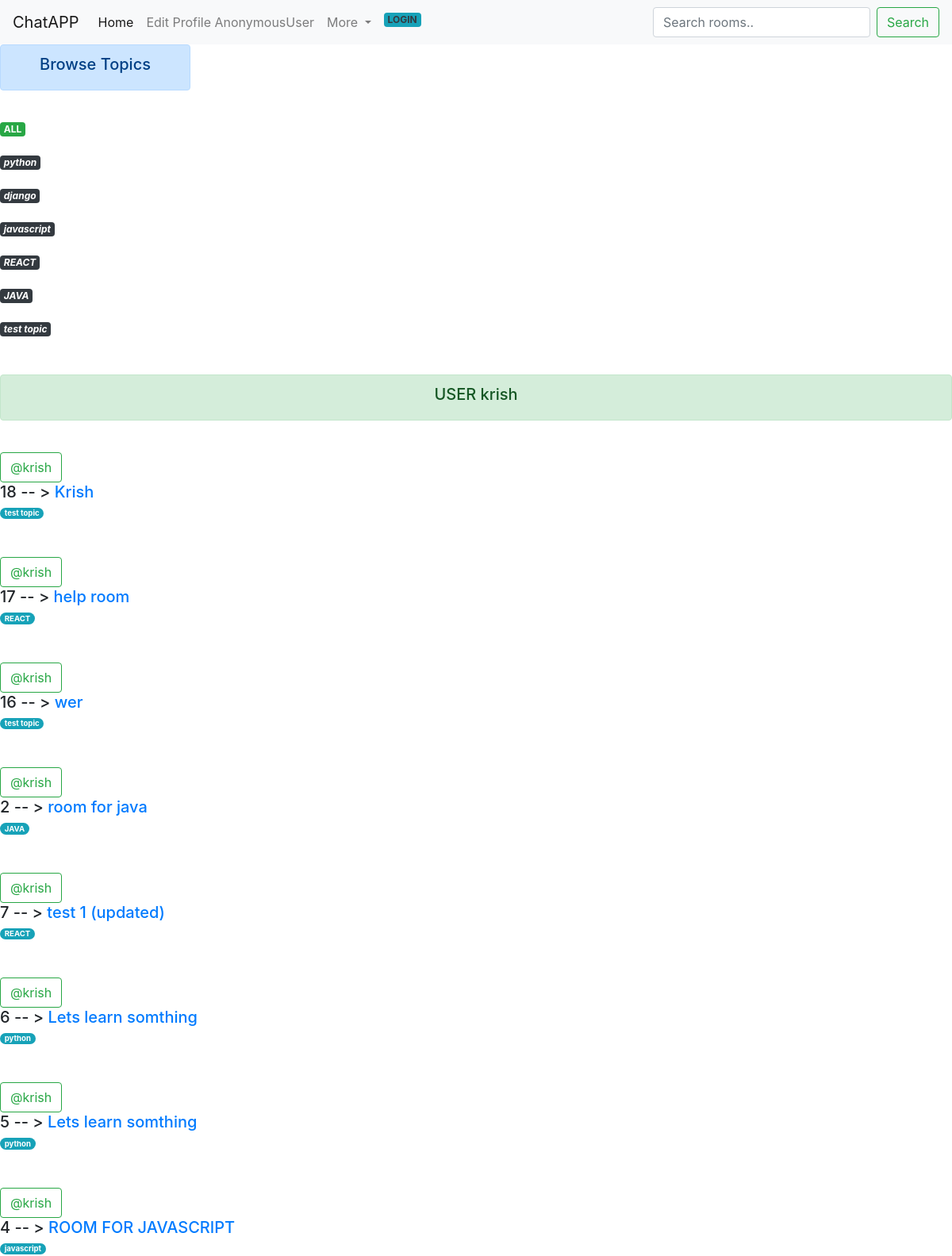
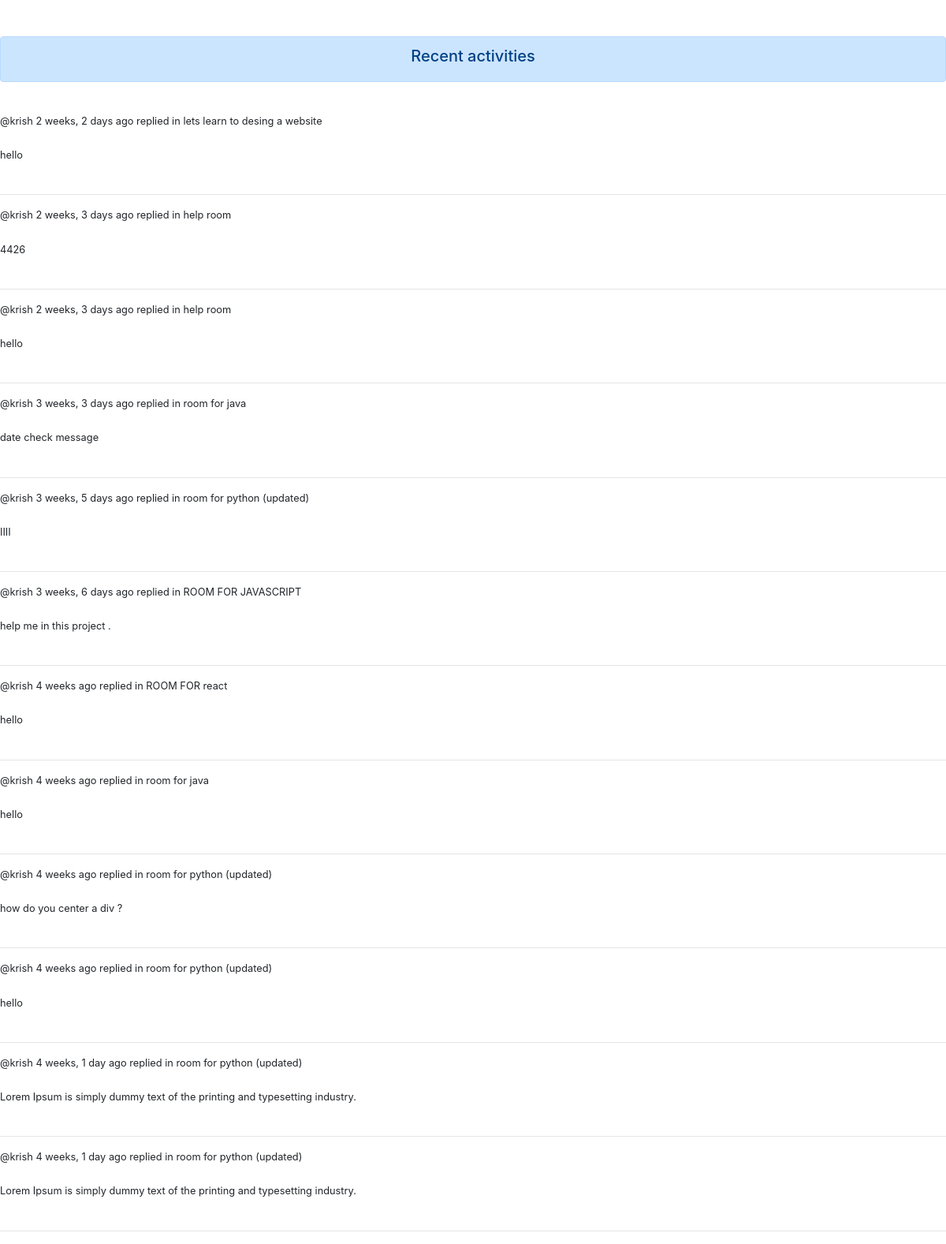
Page /profile/1/ on the committed database (2 pictures, top to bottom).
### base/models.py (models this page shows, shortened)
class Topic (models.Model):
    name = models.CharField(max_length=100)

class Room(models.Model):
    topic = models.ForeignKey(Topic , on_delete=models.SET_NULL , null=True) #topic can have many rooms but 1 room can only contain 1 topic
    name = models.CharField(max_length=250)
    description = models.TextField(null=True , blank=True)
    updated =models.DateTimeField(auto_now=True)
    created = models.DateTimeField(auto_now_add=True)
    host = models.ForeignKey(User,on_delete=models.SET_NULL , null=True )
    participants = models.ManyToManyField(User,related_name='participants' , blank=True)
    def __str__(self):
       return self.name
    class Meta:
        ordering = ['-updated' , '-created']

class Message(models.Model):
    user =models.ForeignKey(User , on_delete=models.CASCADE) #user can create many ,essage but message is created by 1 user
    room = models.ForeignKey(Room , on_delete=models.CASCADE) #room can have many message but message can be inside 1 room
    body =models.TextField(null = True)
    updated =models.DateTimeField(auto_now=True)
    created = models.DateTimeField(auto_now_add=True)
    class Meta:
        ordering = ['-updated' , '-created']

### base/views.py (the view)
# urls.py: path('profile/<str:pk>/', views.UserProfile , name='profile'),
def UserProfile(request, pk):
    user = User.objects.get(id=pk)
    rooms = user.room_set.all()  #  user --->  Room (room) _set all gives all rooms
    messages = user.message_set.all()
    topics = Topic.objects.all()
    context = {'user':user , 'rooms' : rooms , 'topics':topics , 'messages': messages}
    return render(request, 'base/userprofile.html' ,context)

### base/templates/base/userprofile.html (shortened to what this page needs)
{% include 'base/nav.html' %}
{% block content %}
{% load static %}
<div class="homecontainer ">
    <div >
       {% include 'base/topic_component.html' %}
    </div>
    <div>
        <div class=" text-center    alert alert-success" role="alert"">
             <h5> USER {{ user.username }}  </h5>
        </div>
        <br>
        {% include 'base/feed.html' %}
    </div>
    <div>
        {% include 'base/activity_component.html' %}
    </div>
{% endblock %}

### base/templates/base/nav.html (shortened to what this page needs)
<html>
<link rel="stylesheet" href="https://cdn.jsdelivr.net/npm/bootstrap@4.0.0/dist/css/bootstrap.min.css">
{% block content %}
<div class="main">
  <nav class="navbar navbar-expand-lg navbar-light bg-light ">
  <a class="navbar-brand" href="#">ChatAPP</a>
  <div class="collapse navbar-collapse" id="navbarSupportedContent">
    <ul class="navbar-nav mr-auto">
      <li class="nav-item active">
        <a class="nav-link" href="{% url 'home' %}">Home <span class="sr-only">(current)</span></a>
      </li>
      <li class="nav-item">
        <a class="nav-link " href="{% url 'profileedit' %}" >Edit Profile {{request.user}}</a>
      </li>
      <li class="nav-item dropdown">
        <a class="nav-link dropdown-toggle" href="#" id="navbarDropdown" role="button" data-toggle="dropdown" aria-haspopup="true" aria-expanded="false">
          More
        </a>
      </li>
      {% if request.user.is_authenticated %}
      <li class="nav-item">
        <a class="nav-link" href="{% url 'logout' %}"> <span class="badge rounded-pill bg-info text-dark">LOGOUT</span></a>
      </li>
      {% else %}
      <a class="nav-link" href="{% url 'login' %}"> <span class="badge rounded-pill bg-info text-dark">LOGIN</span></a>
      {% endif %}
    </ul>
    <form class="form-inline my-2 my-lg-0" method="GET" action="{% url 'home' %}">
      <input class="form-control mr-sm-2" type="search" placeholder="Search rooms.." aria-label="Search" name="q">
      <button class="btn btn-outline-success my-2 my-sm-0" type="submit">Search</button>
    </form>
  </div>
</nav>
</div>
{% endblock %}

### base/templates/base/topic_component.html (shortened to what this page needs)
<div class=" text-center    alert alert-primary" role="alert"">
    <h5>  Browse Topics </h5>
</div>
<br>
<a href="{% url 'home' %}" class="badge badge-success"> ALL </a>
<br>
<br>
    {% for topic in topics %}
    <a href="{% url 'home' %}?q={{topic.name}}" class="badge badge-dark"><i>{{topic.name}}</i>  </a>
    <br>
    <br>
    {% endfor %}
<br>
</div>

### base/templates/base/feed.html (shortened to what this page needs)
{% for room in rooms %}
   <span><a  href="{% url 'profile'  room.host.id  %}"><button type="button" class="btn btn-outline-success"> @{{room.host.username}} </button></a>   </span>
<h5>  {{room.id}} -- > <a href="{% url 'room' room.id %}" > {{room.name}} </a> </h5>
<small><span class="badge badge-pill badge-info">{{room.topic.name}} </span></small>
<br>
<br>
<br>
{% endfor %}

### base/templates/base/activity_component.html (shortened to what this page needs)
 <div class="text-center alert alert-primary" role="alert"><h5> Recent activities </h5></div>
 <br>
 {% for message in messages %}
 <div>
     <small> @{{message.user}} {{message.created |timesince}} ago </small>
     <small> replied in {{message.room}}</small>
     <br>
     <br>
     <small> {{message.body}}  </small>
     <br>
     <br>
     <hr>
 </div>
 {% endfor %}

### base/templates/base/userprofile.html (style rules this page uses)
.homecontainer { display:grid; grid-template-columns: 1fr 3fr 1fr ; }

### rows in the picture
Topic: name "python"
Topic: name "django"
Topic: name "javascript"
Topic: name "REACT"
Topic: name "JAVA"
Topic: name "test topic"
Room: host.username "krish", id "18", name "Krish", topic.name "test topic"
Room: host.username "krish", id "17", name "help room", topic.name "REACT"
Room: host.username "krish", id "16", name "wer", topic.name "test topic"
Room: host.username "krish", id "2", name "room for java", topic.name "JAVA"
Room: host.username "krish", id "7", name "test 1 (updated)", topic.name "REACT"
Room: host.username "krish", id "6", name "Lets learn somthing", topic.name "python"
Room: host.username "krish", id "5", name "Lets learn somthing", topic.name "python"
Room: host.username "krish", id "4", name "ROOM FOR JAVASCRIPT", topic.name "javascript"
Message: user "krish", created "2 weeks, 2 days", room "lets learn to desing a website", body "hello"
Message: user "krish", created "2 weeks, 3 days", room "help room", body "4426"
Message: user "krish", created "2 weeks, 3 days", room "help room", body "hello"
Message: user "krish", created "3 weeks, 3 days", room "room for java", body "date check message"
Message: user "krish", created "3 weeks, 5 days", room "room for python (updated)", body "IIII"
Message: user "krish", created "3 weeks, 6 days", room "ROOM FOR JAVASCRIPT", body "help me in this project ."
Message: user "krish", created "4 weeks", room "ROOM FOR react", body "hello"
Message: user "krish", created "4 weeks", room "room for java", body "hello"
Message: user "krish", created "4 weeks", room "room for python (updated)", body "how do you center a div ?"
Message: user "krish", created "4 weeks", room "room for python (updated)", body "hello"
Message: user "krish", created "4 weeks, 1 day", room "room for python (updated)", body "Lorem Ipsum is simply dummy text of the printing and typesetting industry."
Message: user "krish", created "4 weeks, 1 day", room "room for python (updated)", body "Lorem Ipsum is simply dummy text of the printing and typesetting industry."

### other values in the picture
{{ request.user }} "AnonymousUser"
{{ user.username }} "krish"
